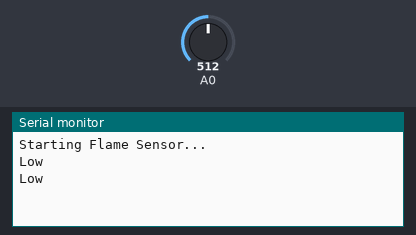
This sketch was run on a simulated Arduino Uno, built with avr-gcc and run on an emulated ATmega328P. On the bench: the last lines printed to the serial monitor. Inputs (shaded band) come from the test bench; at power-on: A0 = 512.

Above: at 1.8 s.
1.9 s: A0 set to 672
At 2.5 s:
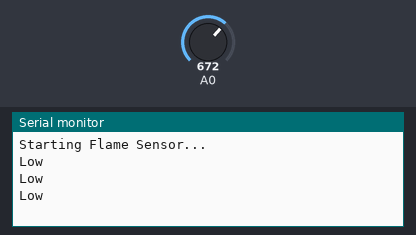
3.4 s: A0 set to 696
At 4.8 s:
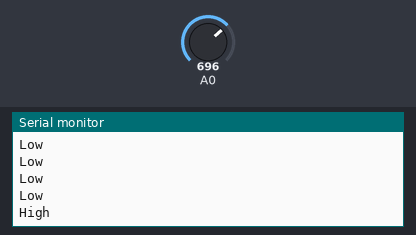
6.5 s: A0 set to 1010
At 7.5 s:
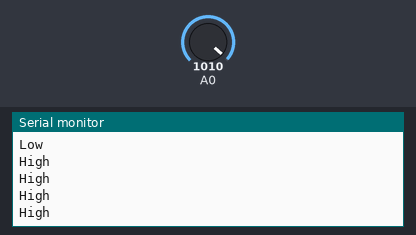
8.0 s: A0 set to 1023
At 8.8 s:
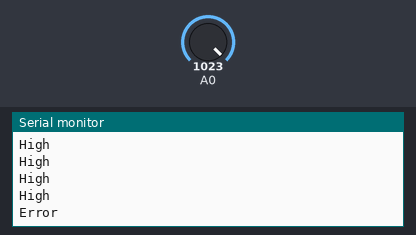

The sketch:

integrationArduinoNanoNavratriJyotii.ino
```cpp
void setup() {
  Serial.begin(9600);  // Make sure baud rate is the same on NodeMCU
  Serial.println("Starting Flame Sensor...");
}

void loop() {
  int sensorReading = analogRead(A0);  // Read the analog value from pin A0
  int range = map(sensorReading, 0, 1023, 0, 3);  // Map the reading to a range from 0 to 3

  // Convert range to status string
  char* statusValue;
  switch (range) {
    case 0:
      statusValue = "Normal";
      break;
    case 1:
      statusValue = "Low";
      break;
    case 2:
      statusValue = "High";
      break;
    default:
      statusValue = "Error";
      break;
  }

  // Send the status over serial
  Serial.println(statusValue);

  delay(1000);  // Adjust delay as needed
}
```

Measured:
- the behaviour switches between 681 and 682 on A0 (found by bisection; images 1 and 2)
- the behaviour switches between 1022 and 1023 on A0 (found by bisection; images 3 and 4)
- after the input at 3.4 s, the serial monitor: prints a new line after 0.60 s (image 2)
- after the input at 8.0 s, the serial monitor: prints a new line at once (image 4)
